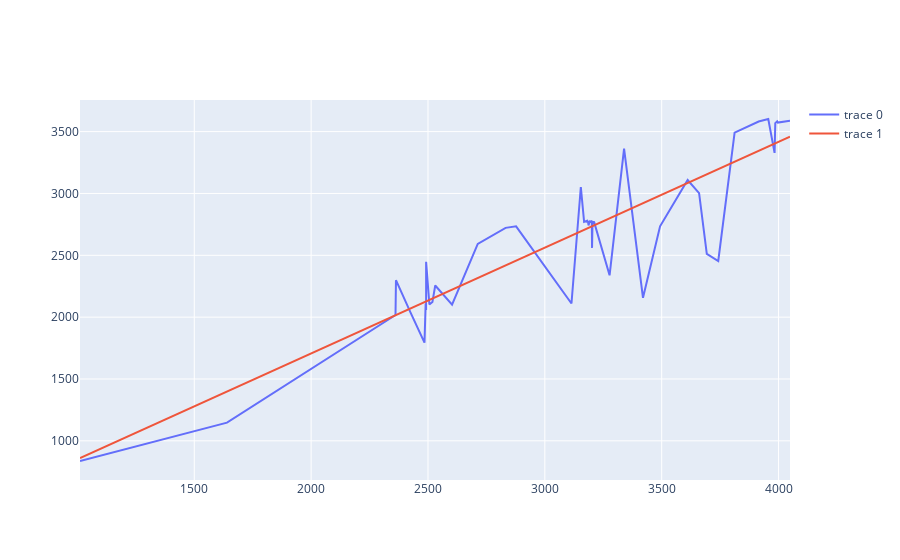

Notebook source saved alongside this figure:
### Code cell
file_count = 1

fig = go.Figure()
dfs = []
for i in range(0,file_count):
    df = (pd.read_csv(f"meas0.txt"))
    # df = (pd.read_csv(f"build/out{i}.txt"))
    dfs.append(df.sort_values(df.columns[0]))

    regr = linear_model.LinearRegression()
    x = dfs[i].iloc[:,0]
    x = x.values.reshape(len(x), 1)
    y = dfs[i].iloc[:,1]
    y = y.values.reshape(len(y), 1)
    regr.fit(x, y)
    print(regr.intercept_)
    print(regr.coef_)
    fig.add_trace(go.Scatter(x=dfs[i].iloc[:,0], y=dfs[i].iloc[:,1]))
    fig.add_trace(go.Scatter(x=x[:,0], y=regr.predict(x)[:,0]))
fig.show()
